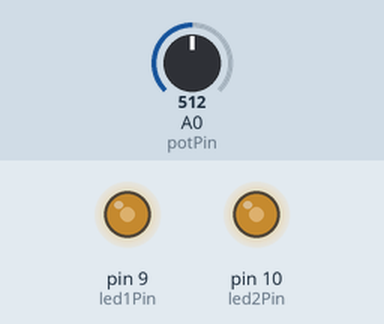
Simulated run of this sketch. Board: Arduino Uno, built with avr-gcc and run on an emulated ATmega328P. Shown: output pins drawn as LEDs (lit = HIGH). The inputs (shaded band) are chosen by the test bench; at power-on: A0 (potPin) = 512.

Above: at 1.2 s.
1.3 s: A0 (potPin) set to 716
At 2.5 s:
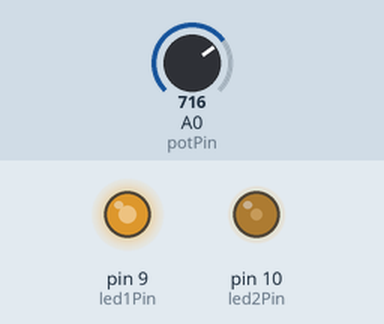
2.8 s: A0 (potPin) set to 900
At 4.0 s:
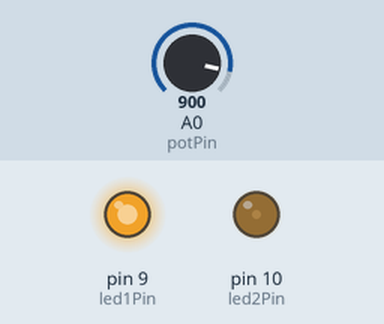
4.3 s: A0 (potPin) set to 1023
At 5.3 s:
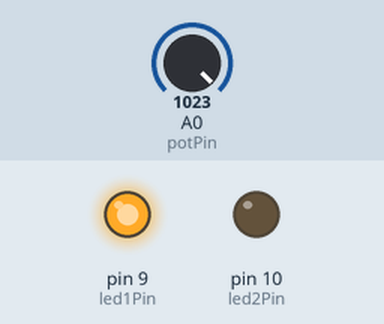
5.8 s: A0 (potPin) set to 306
At 6.3 s:
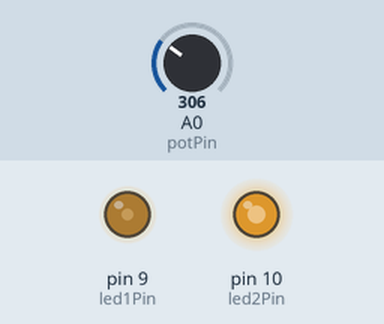
7.3 s: A0 (potPin) set to 122
At 8.5 s:
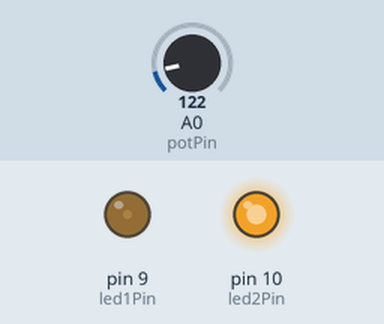
8.8 s: A0 (potPin) set to 511
At 9.7 s:
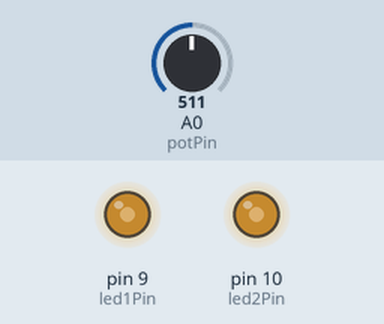
Timing chart, 0 to 11.3 s (numbered marks = the images above; inputs shaded):
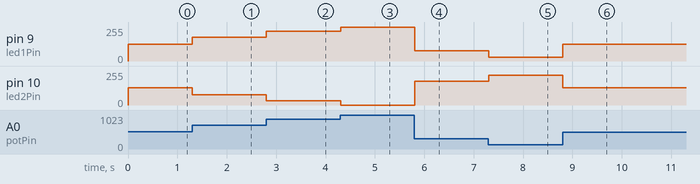

Measured:
- after the input at 1.3 s, pin 9 (led1Pin): 127/255 → 178/255 at once; pin 10 (led2Pin): 128/255 → 77/255 at once
- after the input at 2.8 s, pin 9 (led1Pin): 178/255 → 224/255 at once; pin 10 (led2Pin): 77/255 → 31/255 at once
- after the input at 4.3 s, pin 9 (led1Pin): 224/255 → 255/255 at once; pin 10 (led2Pin): 31/255 → 0/255 at once
- after the input at 5.8 s, pin 9 (led1Pin): 255/255 → 76/255 at once; pin 10 (led2Pin): 0/255 → 179/255 at once
- after the input at 7.3 s, pin 9 (led1Pin): 76/255 → 30/255 at once; pin 10 (led2Pin): 179/255 → 225/255 at once
- after the input at 8.8 s, pin 9 (led1Pin): 30/255 → 127/255 at once; pin 10 (led2Pin): 225/255 → 128/255 at once

The sketch:

potentiometre.ino
```cpp
const int potPin = A0;       // Broche du potentiomètre
const int led1Pin = 9;       // LED 1 (intensité directe)
const int led2Pin = 10;      // LED 2 (intensité inverse)

void setup() {
  pinMode(led1Pin, OUTPUT);
  pinMode(led2Pin, OUTPUT);
}

void loop() {
  int potValue = analogRead(potPin); // Valeur entre 0 et 1023
  int brightness1 = map(potValue, 0, 1023, 0, 255);      // LED 1
  int brightness2 = map(potValue, 0, 1023, 255, 0);      // LED 2 (inverse)

  analogWrite(led1Pin, brightness1);
  analogWrite(led2Pin, brightness2);

  delay(10); // Lissage
}
```
